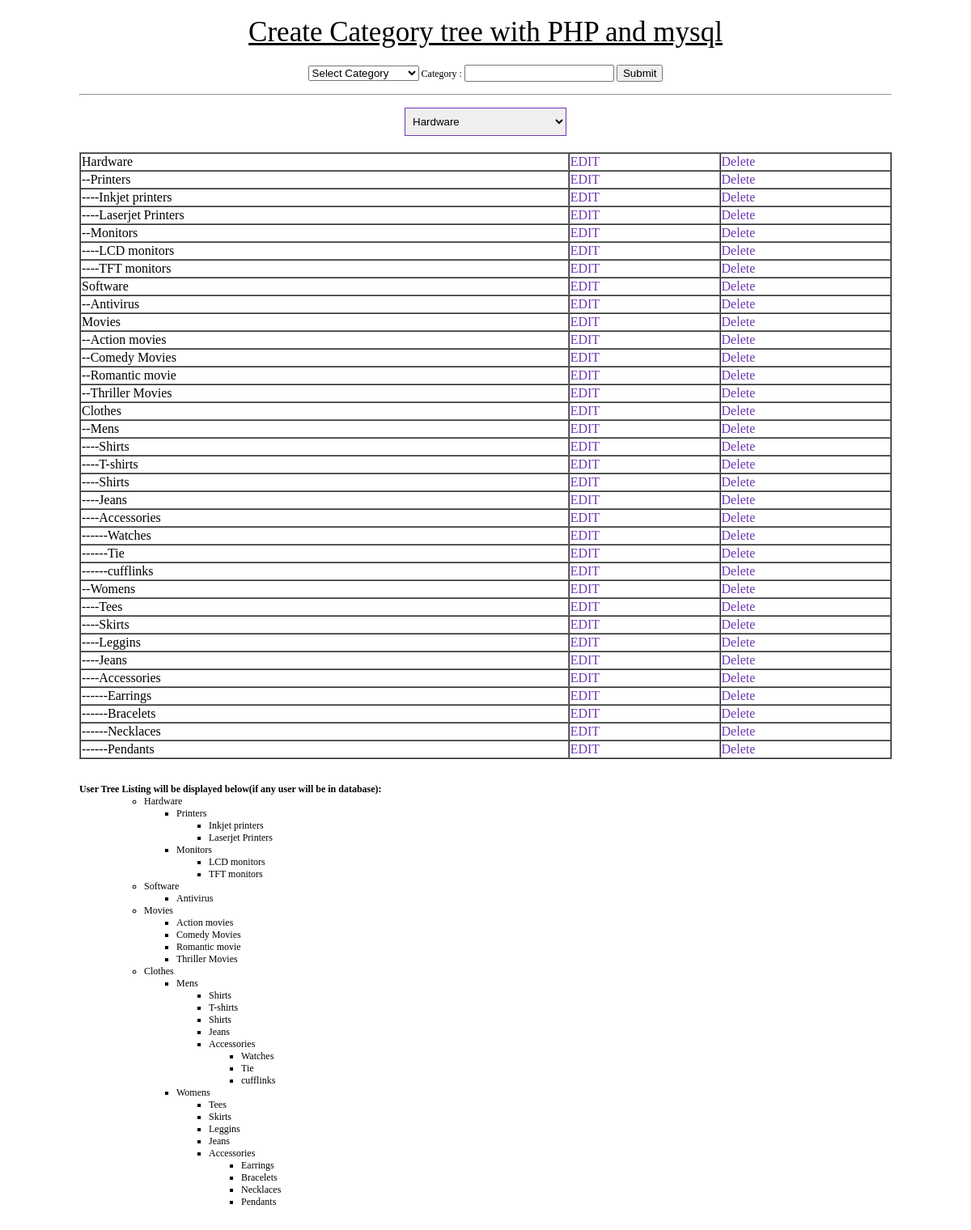
The app's page /category/index.php with its own data.
### tables this page shows
CREATE TABLE IF NOT EXISTS `category` (
  `cid` int(11) NOT NULL AUTO_INCREMENT,
  `name` varchar(255) NOT NULL,
  `parent` int(11) NOT NULL,
  PRIMARY KEY (`cid`)
);

### category/class.php (called while the page is built, shortened)
<?php
class cat{
	function cat_list($p_cid=0,$space=''){
 	global $link;
 	$q="SELECT * FROM category WHERE parent='$p_cid'";
	$r=mysqli_query($link,$q) or die(mysql_error());
 	}
}
?>

### category/functions.php (the view, shortened to what this page needs)
<?php
function fetchCategoryTree($parent = 0, $spacing = '', $user_tree_array = '') {
  global $link;
  if (!is_array($user_tree_array))
    $user_tree_array = array();
  $sql = "SELECT cid, name, parent FROM category WHERE 1 AND parent = $parent ORDER BY cid ASC";
  $query = mysqli_query($link,$sql);
  if (mysqli_num_rows($query) > 0) {
    while ($row = mysqli_fetch_object($query)) {
      $user_tree_array[] = array("id" => $row->cid, "name" => $spacing . $row->name);
      $user_tree_array = fetchCategoryTree($row->cid, $spacing . '&nbsp;&nbsp;', $user_tree_array);
    }
  }
  return $user_tree_array;
}
function fetchCategoryTreeList($parent = 0, $user_tree_array = '') {
  global $link;
  if (!is_array($user_tree_array))
  $user_tree_array = array();
  $sql = "SELECT cid, name, parent FROM category WHERE 1 AND parent = $parent ORDER BY cid ASC";
  $query = mysqli_query($link,$sql);
  if (mysqli_num_rows($query) > 0) {
     $user_tree_array[] = "<ul>";
    while ($row = mysqli_fetch_object($query)) {
	  $user_tree_array[] = "<li>". $row->name."</li>";
      $user_tree_array = fetchCategoryTreeList($row->cid, $user_tree_array);
    }
	$user_tree_array[] = "</ul>";
  }
  return $user_tree_array;
}
function fetchCategoryTreeListView($parent = 0, $space='', $user_tree_array = '') {
  global $link;
  if (!is_array($user_tree_array))
  $user_tree_array = array();
  $sql = "SELECT cid, name, parent FROM category WHERE 1 AND parent = $parent ORDER BY cid ASC";
  $query = mysqli_query($link,$sql);
  if($parent==0){
    $space='';
  }else{
    $space .="--";
  }
  if (mysqli_num_rows($query) > 0) {
    while ($row = mysqli_fetch_object($query)) {
    $user_tree_array[] = "<tr><td>".$space.$row->name.'</td><td><a href="edit.php?cat_id='.$row->cid.'">EDIT</td><td><a href="delete.php?cat_id='.$row->cid.'">Delete</td></tr>';
      $user_tree_array = fetchCategoryTreeListView($row->cid,$space,$user_tree_array);
    }
  }
  return $user_tree_array;
}
?>

### category/index.php (shortened to what this page needs)
<?php
include 'functions.php';
include 'class.php';
?>
<!DOCTYPE html>
<html>
  <head>
    <link rel="stylesheet" href="style.css" type="text/css" />
  </head>
  <body>
    <div id="container">
      <div id="body">
        <div class="mainTitle" >Create Category tree with PHP and mysql</div>
        <article>
        	<div style="text-align:center;" >
				<form action="" method="post"><select name="p_cid">
				<option value="0">Select Category</option><?php $category = new cat(); $category->cat_list(); ?>
				</select>
				Category : <input name="name" type="text" /> <input name="submit" type="submit" value="Submit" />
				</form>
			</div>
      <br/>
      <hr/>
      <br/>
			<div style="text-align:center;" >
				<select style="width:200px;height:35px;border:1px solid #6d37b0;padding:5px;">
				<?php $categoryList = fetchCategoryTree(); ?>
				<?php foreach($categoryList as $cl) { ?>
				<option value="<?php echo $cl["id"] ?>"><?php echo $cl["name"]; ?></option>
				<?php } ?>
				</select>
			</div>
          <div class="height20"></div>
          <table border='1'>
            <?php
            $res1 = fetchCategoryTreeListView();
            foreach ($res1 as $r1) {
              echo  $r1;
            }
            ?>
          </table>
          <div class="height10"></div>
          <div class="height20"></div>
          <h4>User Tree Listing will be displayed below(if any user will be in database):</h4>
          <ul>
            <?php
            $res = fetchCategoryTreeList();
            foreach ($res as $r) {
              echo  $r;
            }
            ?>
          </ul>
          <div class="height10"></div>
        </article>
        <div class="height10"></div>
      </div>
    </div>
  </body>
</html>

### category/style.css (style rules this page uses)
* { margin: 0; }
html, body { margin:0; padding:0; height:100%; }
body { border: 0; font: 12px "Trebuchet MS"; color: #000; background:#fff; }
a { text-decoration: none; color:#6D37B0; }
#body { width: 1004px; margin: 0 auto; max-width: 100%; padding:20px 0 70px 0; min-height: 600px; height: auto; }
#container { min-height:600px; position:relative; }
.height10 { clear:both;height:10px; }
.height20 { clear:both;height:20px; }
.mainTitle { font-size:35px; text-align:center; padding-bottom:20px;text-decoration:underline; }
table { *border-collapse: collapse; border-spacing: 0; width: 100%; }

### records on screen
category: name "Hardware", cid "--"
category: name "Printers"
category: space "----", name "Inkjet printers"
category: space "----", name "Laserjet Printers"
category: name "Monitors", cid "----"
category: name "LCD monitors"
category: space "----", name "TFT monitors"
category: name "Software", cid "--"
category: name "Antivirus"
category: name "Movies", cid "--"
category: name "Action movies"
category: space "--", name "Comedy Movies"
category: space "--", name "Romantic movie"
category: space "--", name "Thriller Movies"
category: name "Clothes", cid "--"
category: name "Mens"
category: space "----", name "Shirts"
category: space "----", name "T-shirts"
category: space "----", name "Shirts"
category: space "----", name "Jeans"
category: name "Accessories", cid "------"
category: name "Watches"
category: space "------", name "Tie"
category: space "------", name "cufflinks"
category: name "Womens", cid "----"
category: name "Tees"
category: space "----", name "Skirts"
category: space "----", name "Leggins"
category: space "----", name "Jeans"
category: name "Accessories", cid "------"
category: name "Earrings"
category: space "------", name "Bracelets"
category: space "------", name "Necklaces"
category: space "------", name "Pendants"

### other values on screen
$space "--"
$space "----"
form field value "Hardware"
